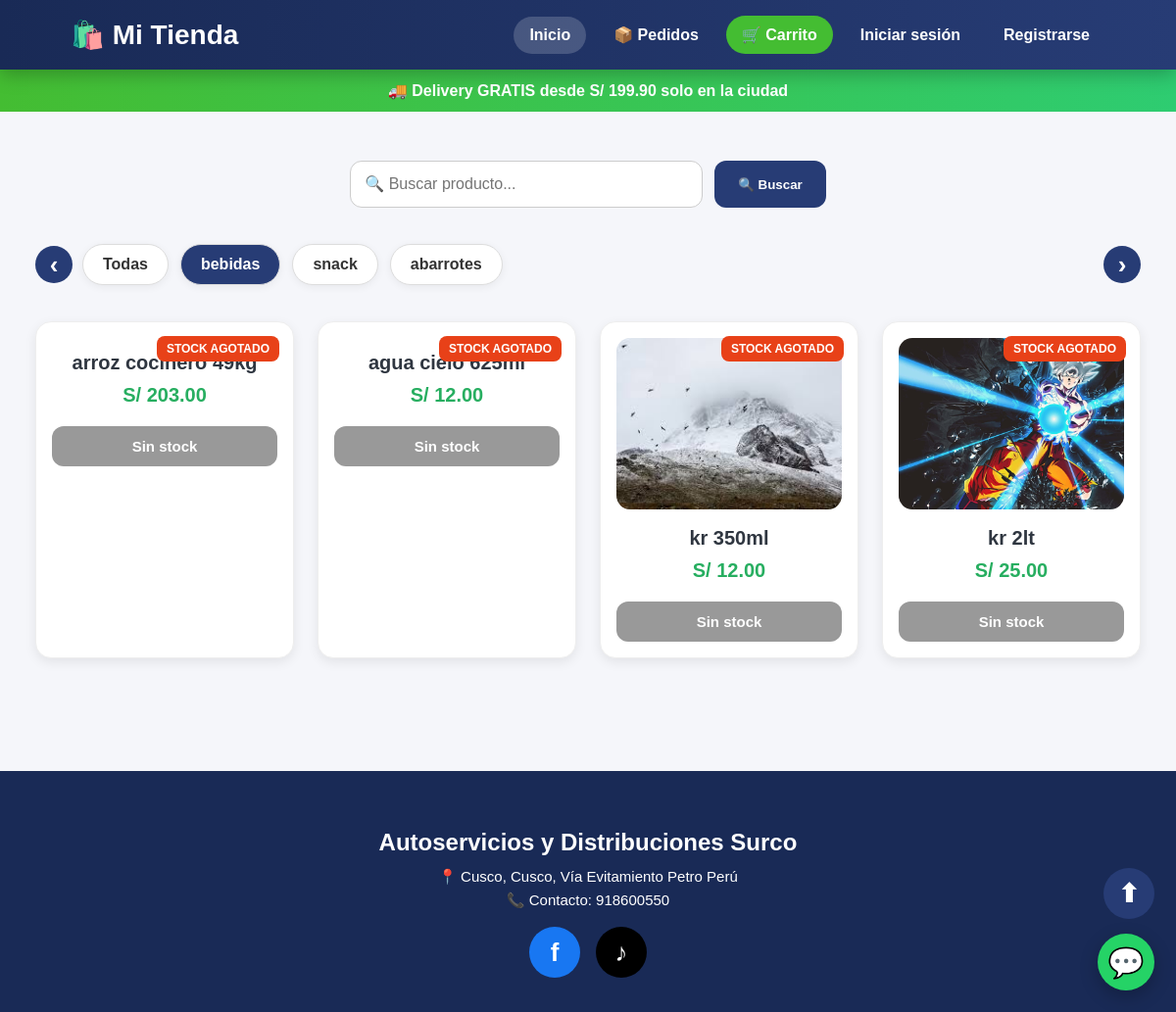
The app's page /categoria/1/ with its own data.
### productos/models.py (models this page shows, shortened)
class Categoria(models.Model):
    nombre = models.CharField(max_length=100)

class Producto(models.Model):
    nombre = models.CharField(max_length=200)
    precio = models.DecimalField(
        max_digits=10,
        decimal_places=2
    )
    descripcion = models.TextField(
        blank=True,
        null=True
    )
    imagen = models.ImageField(
        upload_to='productos/',
        null=True,
        blank=True
    )
    categoria = models.ForeignKey(
        Categoria,
        on_delete=models.CASCADE
    )
    stock = models.PositiveIntegerField(
        default=0
    )

### productos/views.py (the view)
def productos_por_categoria(request, categoria_id):
    carrito = Carrito(request)
    categorias = Categoria.objects.all()
    categoria_actual = Categoria.objects.get(
        id=categoria_id
    )
    productos = Producto.objects.filter(
        categoria=categoria_actual
    )
    buscar = request.GET.get("buscar")
    if buscar:
        productos = productos.filter(
            nombre__icontains=buscar
        )
    carrito_data = carrito.carrito
    for producto in productos:
        producto_id = str(producto.id)
        cantidad = 0
        if producto_id in carrito_data:
            cantidad = carrito_data[producto_id]['cantidad']
        precio = float(producto.precio)
        escalas = producto.escalas.all().order_by(
            'cantidad_minima'
        )
        for escala in escalas:
            if cantidad >= escala.cantidad_minima:
                precio = float(escala.precio)
        producto.precio_actual = precio
        producto.cantidad_en_carrito = cantidad
        precio_original = float(producto.precio)
        if precio < precio_original:
           producto.tiene_descuento = True
        else:
           producto.tiene_descuento = False
    context = {
        'productos': productos,
        'categorias': categorias,
        'categoria_actual': categoria_actual,
        'buscar': buscar
    }
    return render(
        request,
        'productos/lista_productos.html',
        context
    )

### productos/carrito.py (called while the page is built, shortened)
    def limpiar_invalidos(self):
        cambios = False
        if cambios:
            self.guardar()

### productos/templates/productos/lista_productos.html (shortened to what this page needs)
<!DOCTYPE html>
<html>
<head>
    {% load static %}
    {% load carrito_extras %}
    <link rel="stylesheet"
          href="{% static 'css/estilos.css' %}">
</head>
<body>
<a href="https://wa.me/51918600550"
   class="whatsapp-flotante"
   target="_blank">
    💬
</a>
<header class="header-tienda">
    <div class="logo-tienda">
        🛍️ <span>Mi Tienda</span>
    </div>
    <nav class="nav-tienda">
        <a href="{% url 'lista_productos' %}" class="nav-activo">
            Inicio
        </a>
        <a href="{% url 'consultar_pedido' %}">
            📦 Pedidos
        </a>
        <a href="{% url 'ver_carrito' %}" class="carrito-header">
            🛒 Carrito
        </a>
        {% if user.is_authenticated %}
            {% if user.is_superuser %}
                <a href="/admin/">
                    ⚙️ Admin
                </a>
                <a href="{% url 'logout_cliente' %}">
                    Salir
                </a>
            {% else %}
                <a href="{% url 'mis_pedidos' %}">
                    📦 Mis pedidos
                </a>
                <a href="#" class="usuario-header">
                    👤 {{ user.username }}
                </a>
                <a href="{% url 'logout_cliente' %}">
                    Salir
                </a>
            {% endif %}
        {% else %}
            <a href="{% url 'login_cliente' %}">
                Iniciar sesión
            </a>
            <a href="{% url 'registro_cliente' %}">
                Registrarse
            </a>
        {% endif %}
    </nav>
</header>
<div class="banner-promocion">
    <span id="textoBanner">
        🚚 Delivery GRATIS desde S/ 199.90 solo en la ciudad
    </span>
</div>
<div class="contenedor">
    <form method="GET" action="" class="buscador">
        <input type="text"
               name="buscar"
               placeholder="🔍 Buscar producto..."
               value="{{ request.GET.buscar }}">
        <button type="submit">
            🔍 Buscar
        </button>
    </form>
    <div class="categorias-wrapper">
        <button class="flecha-cat izquierda"
                type="button"
                onclick="moverCategorias(-200)">
            ‹
        </button>
        <div class="categorias" id="categoriasScroll">
            <a href="{% url 'lista_productos' %}">
                <span class="categoria {% if not categoria_actual %}activa{% endif %}">
                    Todas
                </span>
            </a>
            {% for categoria in categorias %}
            <a href="{% url 'productos_por_categoria' categoria.id %}">
                <span class="categoria {% if categoria_actual and categoria.id == categoria_actual.id %}activa{% endif %}">
                    {{ categoria.nombre }}
                </span>
            </a>
            {% endfor %}
        </div>
        <button class="flecha-cat derecha"
                type="button"
                onclick="moverCategorias(200)">
            ›
        </button>
    </div>
    <div class="productos" id="listaProductos">
        {% for producto in productos %}
        <div class="card producto-item">
            {% if producto.stock <= 0 %}
                <div class="alerta-stock-card">
                    STOCK AGOTADO
                </div>
            {% endif %}
            {% if producto.imagen %}
                <img src="{{ producto.imagen.url }}"
                     class="imagen">
            {% endif %}
            <h2>
                {{ producto.nombre }}
            </h2>
            <div class="precio">
                {% if producto.tiene_descuento %}
                    <span class="precio-anterior">
                        S/ {{ producto.precio }}
                    </span>
                    <span class="precio-descuento">
                        S/ {{ producto.precio_actual }}
                    </span>
                {% else %}
                    <span class="precio-normal">
                        S/ {{ producto.precio }}
                    </span>
                {% endif %}
            </div>
            {% if producto.stock > 0 %}
                <form method="POST"
                      action="{% url 'agregar_producto' producto.id %}">
                    {% csrf_token %}
                    {% if producto.variantes.all %}
                    <select name="variante_id"
                            class="select-variante"
                            required>
                        <option value="">
                            Elegir opción
                        </option>
                        {% for variante in producto.variantes.all %}
                        <option value="{{ variante.id }}">
                            {{ variante.nombre }}
                        </option>
                        {% endfor %}
                    </select>
                    {% endif %}
                    <button class="btn-agregar"
                            type="submit">
                        ➕ Agregar
                        {% if producto.cantidad_en_carrito > 0 %}
                            ({{ producto.cantidad_en_carrito }})
                        {% endif %}
                    </button>
                </form>
            {% else %}
                <button class="btn-agregar"
                        type="button"
                        disabled>
                    Sin stock
                </button>
            {% endif %}
        </div>
        {% endfor %}
    </div>
</div>
<footer class="footer-tienda">
    <h3>
        Autoservicios y Distribuciones Surco
    </h3>
    <p>
        📍 Cusco, Cusco, Vía Evitamiento Petro Perú
    </p>
    <p>
        📞 Contacto: 918600550
    </p>
    <div class="redes-sociales">
        <a href="https://www.facebook.com/share/18LdQNy5nB/"
           target="_blank"
           class="btn-red facebook">
            f
        </a>
        <a href="https://www.tiktok.com/@momentos.com70"
           target="_blank"
           class="btn-red tiktok">
            ♪
        </a>
    </div>
</footer>
<a href="#"
   class="btn-subir">
    ⬆
</a>
</body>
</html>

### staticfiles/css/estilos.css (style rules this page uses)
* { box-sizing: border-box; }
body { margin: 0; font-family: Arial, sans-serif; background: #f5f6fa; color: #2f3640; }
a { text-decoration: none; }
button { cursor: pointer; }
.header-tienda { position: sticky; top: 0; z-index: 1000; background: linear-gradient(90deg, #192a56, #273c75); color: white; display: flex; justify-content: space-between; align-items: center; padding: 16px 6%; box-shadow: 0 5px 18px rgba(0,0,0,0.25); }
.logo-tienda { font-size: 28px; font-weight: 800; }
.logo-tienda span { color: white; }
.nav-tienda { display: flex; align-items: center; gap: 12px; flex-wrap: wrap; }
.nav-tienda a { color: white !important; font-weight: 700; padding: 10px 16px; border-radius: 999px; }
.nav-tienda a:hover, .nav-activo { background: rgba(255,255,255,0.18) !important; color: white !important; }
.carrito-header { background: #44bd32; }
.banner-promocion { background: linear-gradient(90deg, #44bd32, #2ecc71); color: white; text-align: center; font-weight: bold; font-size: 16px; padding: 12px; }
.contenedor { width: 94%; max-width: 1250px; margin: auto; padding: 25px 0; }
.buscador { display: flex; justify-content: center; gap: 12px; margin: 25px auto; }
.buscador input { width: 360px; padding: 14px; font-size: 16px; border: 1px solid #ccc; border-radius: 12px; }
.buscador button { padding: 14px 24px; border: none; border-radius: 12px; background: #273c75; color: white; font-weight: bold; }
.categorias-wrapper { position: relative; display: flex; align-items: center; margin-bottom: 25px; }
.categorias { display: flex; flex-wrap: nowrap; gap: 12px; overflow-x: auto; white-space: nowrap; scroll-behavior: smooth; scrollbar-width: none; padding: 12px 48px; width: 100%; }
.categoria { display: inline-block; padding: 11px 20px; border-radius: 999px; background: white; color: #333; border: 1px solid #ddd; font-weight: 600; box-shadow: 0 2px 8px rgba(0,0,0,0.06); }
.categoria:hover, .categoria.activa { background: #273c75; color: white; }
.flecha-cat { position: absolute; z-index: 10; width: 38px; height: 38px; border: none; border-radius: 50%; background: #273c75; color: white; font-size: 26px; font-weight: bold; }
.flecha-cat.izquierda { left: 0; }
.flecha-cat.derecha { right: 0; }
.productos { display: grid; grid-template-columns: repeat(auto-fit, minmax(230px, 1fr)); gap: 24px; }
.card { position: relative; background: white; padding: 16px; border-radius: 16px; text-align: center; border: 1px solid #eee; box-shadow: 0 4px 12px rgba(0,0,0,0.08); transition: 0.25s; }
.imagen { width: 100%; height: 175px; object-fit: cover; border-radius: 14px; }
.card h2 { font-size: 20px; margin: 14px 0 8px; color: #2f3640; }
.precio { margin: 10px 0; }
.precio-normal { color: #27ae60; font-size: 20px; font-weight: bold; }
.alerta-stock-card { position: absolute; top: 14px; right: 14px; background: #e84118; color: white; padding: 6px 10px; border-radius: 8px; font-size: 12px; font-weight: bold; z-index: 30; }
.btn-agregar { width: 100%; margin-top: 10px; padding: 12px; border: none; border-radius: 12px; background: #273c75; color: white; font-size: 15px; font-weight: bold; }
.btn-agregar:disabled { background: #999; cursor: not-allowed; }
.whatsapp-flotante { position: fixed; right: 22px; bottom: 22px; z-index: 2000; width: 58px; height: 58px; background: #25D366; color: white; border-radius: 50%; display: flex; justify-content: center; align-items: center; font-size: 30px; box-shadow: 0 6px 18px rgba(0,0,0,0.25); }
.btn-subir { position: fixed; right: 22px; bottom: 95px; width: 52px; height: 52px; background: #273c75; color: white; border-radius: 50%; text-align: center; line-height: 52px; font-size: 26px; font-weight: bold; z-index: 999; }
.footer-tienda { margin-top: 50px; background: #192a56; color: white; text-align: center; padding: 35px 20px; }
.footer-tienda h3 { margin-bottom: 12px; font-size: 24px; }
.footer-tienda p { margin: 6px 0; font-size: 15px; }
.redes-sociales { margin-top: 18px; display: flex; justify-content: center; gap: 16px; }
.btn-red { width: 52px; height: 52px; border-radius: 50%; display: flex; justify-content: center; align-items: center; color: white; font-size: 26px; font-weight: bold; }
.facebook { background: #1877f2; }
.tiktok { background: #000; }

### records on screen
Categoria: nombre "bebidas"
Categoria: nombre "snack"
Categoria: nombre "abarrotes"
Producto: stock "STOCK AGOTADO", nombre "arroz cocinero 49kg", precio "203.00"
Producto: stock "STOCK AGOTADO", nombre "agua cielo 625ml", precio "12.00"
Producto: stock "STOCK AGOTADO", imagen (picture), nombre "kr 350ml", precio "12.00"
Producto: stock "STOCK AGOTADO", imagen (picture), nombre "kr 2lt", precio "25.00"
